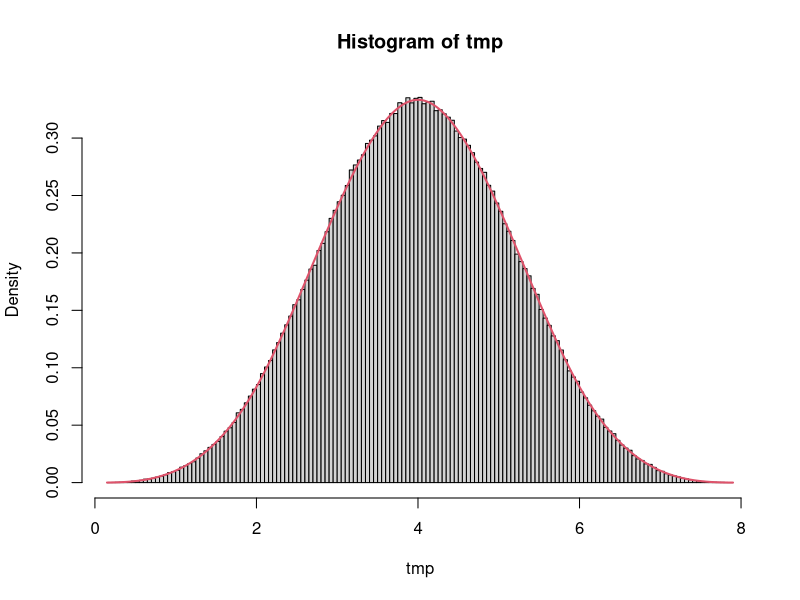
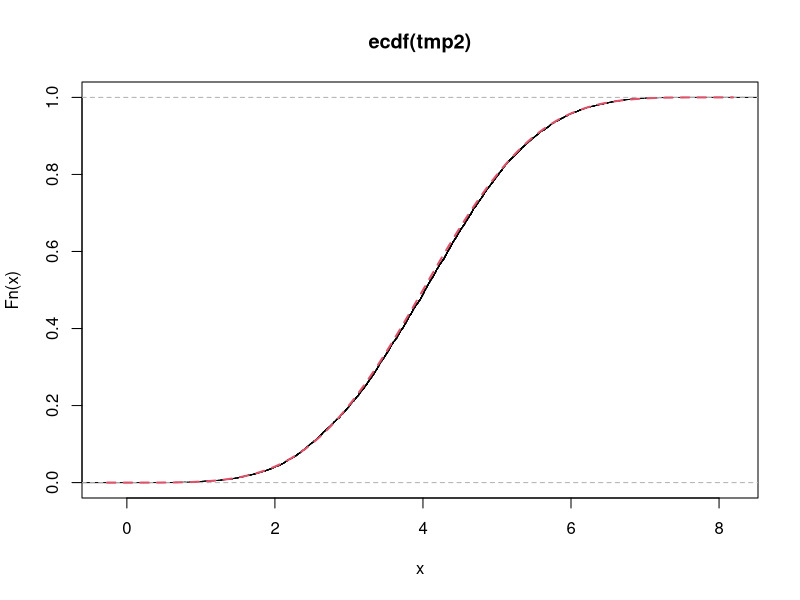

These figures' R source, in order:
dirwinhall <- Vectorize(function(x, n, theta){
  # function to calculate density of sum of n unif(0, theta) RVs
  # inputs  : x - value at which to calculate density
  #         : n - number of unif RVs to sum
  #         : theta - population maximum
  # outputs : numeric value that is the density at x
  
  if(x/theta < 0) return(0)
  if(x/theta > n) return(0)
  if(x/theta >= 0 & x/theta <= n){
    X  <-  floor(x/theta)
    r <- seq(from = 0,  to = X)
    s <-  (-1)^r * choose(n, r)*(x/theta-r)^(n-1)/factorial(n-1)
    return(sum(s)/theta)
  }
})

pirwinhall <- Vectorize(function(x, n, theta){
  # function to calculate cumulative density of sum of n unif(0, theta) RVs
  # inputs  : x - value at which to calculate density
  #         : n - number of unif RVs to sum
  #         : theta - population maximum
  # outputs : numeric value that is the cumulative density at x
  
  if(x/theta < 0) return(0)
  if(x/theta > n) return(1)
  if(x/theta >= 0 & x/theta <= n){
    X  <-  floor(x/theta)
    r <- seq(from = 0,  to = X)
    s <-  (-1)^r * choose(n, r)*(x/theta-r)^(n)/factorial(n)
    return(sum(s))
  }
})

################
### EXAMPLES ###
################
n <- 4
theta <- 2


# density function
tmp <- replicate(1000000, sum(runif(n, 0, theta)))
hist(tmp, breaks = "FD", freq = F)
curve(dirwinhall(x, n, theta), add = T, n = 1001, col = 2, lwd = 2)

# distribution function
tmp2 <- sample(tmp, 10000)
plot(ecdf(tmp2))
curve(pirwinhall(x, n, theta), add = T, n = 1001, col = 2, lwd = 2, lty = 2)



